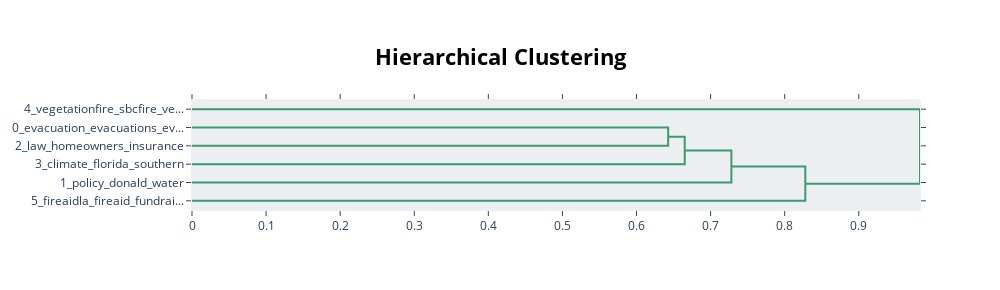

The code cell stored with this chart in its notebook:
### Code cell
model.visualize_hierarchy()

### Figure 1 — Plotly figure (JSON) as saved in the notebook; plotly's stock layout.template omitted (floating-point values rounded to 4 significant figures)
{"data": [{"hoverinfo": "text", "marker": {"color": "rgb(61,153,112)"}, "mode": "lines", "type": "scatter", "x": [0, 0.6427, 0.6427, 0], "xaxis": "x", "y": [-15, -15, -25, -25], "yaxis": "y"}, {"hoverinfo": "text", "marker": {"color": "rgb(61,153,112)"}, "mode": "lines", "type": "scatter", "x": [0.6427, 0.6651, 0.6651, 0], "xaxis": "x", "y": [-20, -20, -35, -35], "yaxis": "y"}, {"hoverinfo": "text", "marker": {"color": "rgb(61,153,112)"}, "mode": "lines", "type": "scatter", "x": [0.6651, 0.7281, 0.7281, 0], "xaxis": "x", "y": [-27.5, -27.5, -45, -45], "yaxis": "y"}, {"hoverinfo": "text", "marker": {"color": "rgb(61,153,112)"}, "mode": "lines", "type": "scatter", "x": [0.7281, 0.8279, 0.8279, 0], "xaxis": "x", "y": [-36.25, -36.25, -55, -55], "yaxis": "y"}, {"hoverinfo": "text", "marker": {"color": "rgb(61,153,112)"}, "mode": "lines", "type": "scatter", "x": [0, 0.9827, 0.9827, 0.8279], "xaxis": "x", "y": [-5, -5, -45.62, -45.62], "yaxis": "y"}], "layout": {"autosize": false, "height": 290, "hoverlabel": {"bgcolor": "white", "font": {"family": "Rockwell", "size": 16}}, "hovermode": "closest", "plot_bgcolor": "#ECEFF1", "showlegend": false, "title": {"font": {"color": "Black", "size": 22}, "text": "<b>Hierarchical Clustering</b>", "x": 0.5, "xanchor": "center", "yanchor": "top"}, "width": 1000, "xaxis": {"mirror": "allticks", "rangemode": "tozero", "showgrid": false, "showline": true, "showticklabels": true, "ticks": "outside", "type": "linear", "zeroline": false}, "yaxis": {"mirror": "allticks", "range": [-60, 0], "rangemode": "tozero", "showgrid": false, "showline": true, "showticklabels": true, "tickmode": "array", "ticks": "outside", "ticktext": ["4_vegetationfire_sbcfire_ve...", "0_evacuation_evacuations_ev...", "2_law_homeowners_insurance", "3_climate_florida_southern", "1_policy_donald_water", "5_fireaidla_fireaid_fundrai..."], "tickvals": [-5, -15, -25, -35, -45, -55], "type": "linear", "zeroline": false}}}
